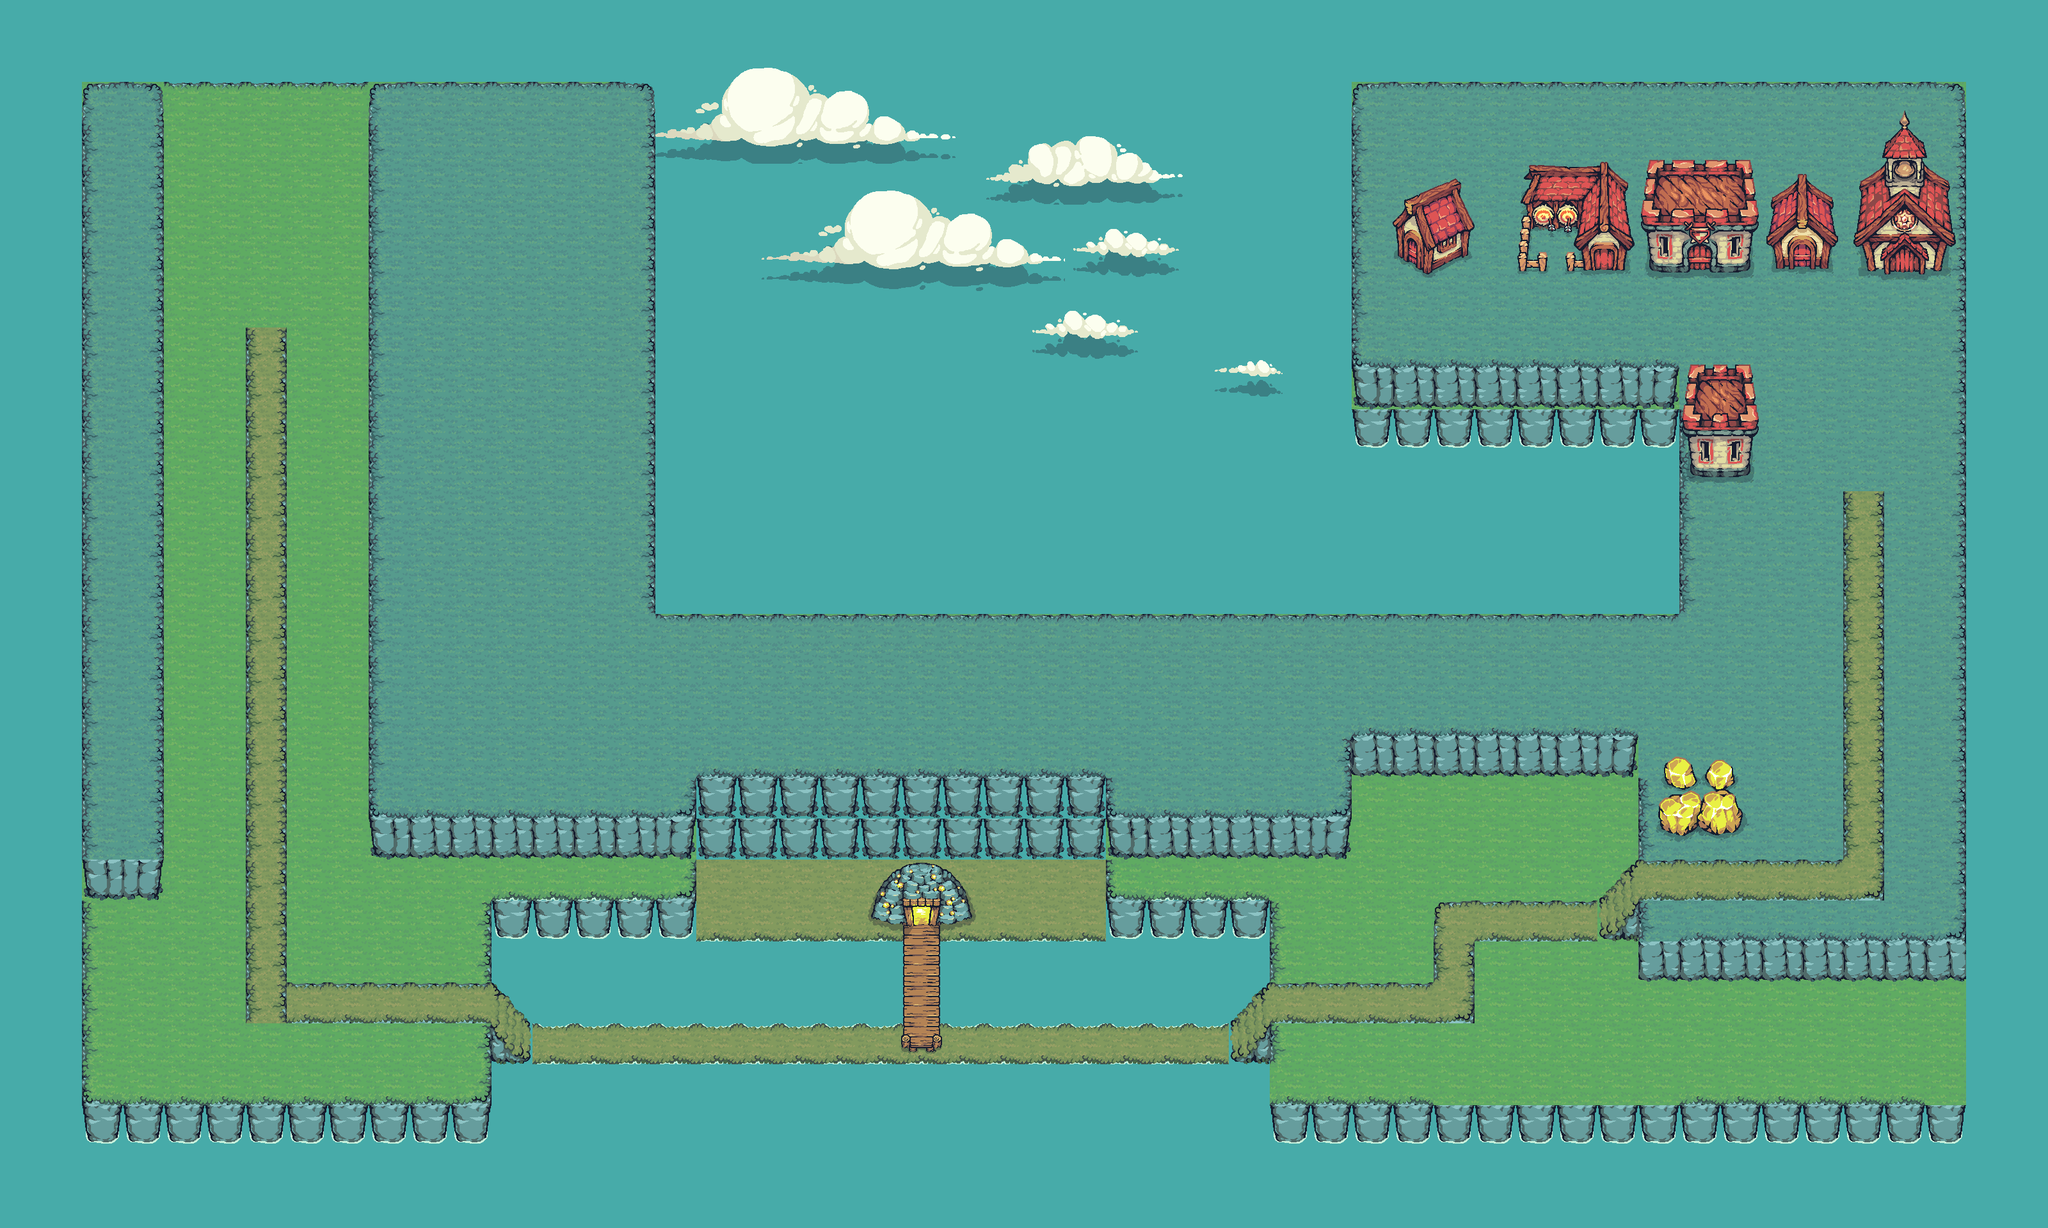

Rendered tile map (Tiled .tmx) drawn with the repository's tilesets; below, a short description and the map source with its tile grids summarised:
An orthogonal 50x30 tile map with 64x64 px tiles, 11 tile layers (water, ground0, ground1, ground2, ...), 21 tilesets and 35 objects (maintower, monastery, house1, barrack, archery, ...).

<map version="1.10" tiledversion="1.12.1" orientation="orthogonal" renderorder="right-down" width="50" height="30" tilewidth="64" tileheight="64" infinite="0" nextlayerid="22" nextobjectid="76">
 <tileset firstgid="1" source="Water Background color.tsx" />
 <tileset firstgid="2" source="Clouds_04.tsx" />
 <tileset firstgid="38" source="Clouds_01.tsx" />
 <tileset firstgid="74" source="Tilemap_color3.tsx" />
 <tileset firstgid="128" source="Clouds_03.tsx" />
 <tileset firstgid="164" source="Clouds_02.tsx" />
 <tileset firstgid="200" source="Tilemap_color5.tsx" />
 <tileset firstgid="254" source="Tilemap_color4.tsx" />
 <tileset firstgid="308" source="Gold Stone 3.tsx" />
 <tileset firstgid="312" source="Gold Stone 4.tsx" />
 <tileset firstgid="316" source="Gold Stone 5.tsx" />
 <tileset firstgid="320" source="Gold Stone 6.tsx" />
 <tileset firstgid="324" source="Archery.tsx" />
 <tileset firstgid="336" source="Tower.tsx" />
 <tileset firstgid="344" source="Castle.tsx" />
 <tileset firstgid="364" source="Barracks.tsx" />
 <tileset firstgid="376" source="House2.tsx" />
 <tileset firstgid="382" source="Monastery.tsx" />
 <tileset firstgid="397" source="House1.tsx" />
 <tileset firstgid="403" source="Bridge_All.tsx" />
 <tileset firstgid="415" source="GoldMine_Active.tsx" />
 <layer id="1" name="water" width="50" height="30" locked="1">
  <data>[1500 cells, 1500 non-empty, 1 distinct tile ids]</data>
 </layer>
 <layer id="13" name="ground0" width="50" height="30" locked="1">
  <data>[1500 cells, 46 non-empty, 4 distinct tile ids]</data>
 </layer>
 <layer id="2" name="ground1" width="50" height="30">
  <data>[1500 cells, 933 non-empty, 72 distinct tile ids]</data>
 </layer>
 <layer id="3" name="ground2" width="50" height="30" locked="1">
  <data>[1500 cells, 510 non-empty, 13 distinct tile ids]</data>
 </layer>
 <group id="9" name="gold" locked="1">
  <layer id="4" name="gold4" width="50" height="30" locked="1">
   <data>[1500 cells, 4 non-empty, 4 distinct tile ids]</data>
  </layer>
  <layer id="10" name="gold3" width="50" height="30" locked="1">
   <data>[1500 cells, 4 non-empty, 4 distinct tile ids]</data>
  </layer>
  <layer id="11" name="gold2" width="50" height="30">
   <data>[1500 cells, 4 non-empty, 4 distinct tile ids]</data>
  </layer>
  <layer id="12" name="gold1" width="50" height="30">
   <data>[1500 cells, 4 non-empty, 4 distinct tile ids]</data>
  </layer>
 </group>
 <layer id="6" name="path" width="50" height="30" locked="1">
  <data>[1500 cells, 70 non-empty, 9 distinct tile ids]</data>
 </layer>
 <layer id="14" name="bridge" width="50" height="30" locked="1">
  <data>[1500 cells, 4 non-empty, 3 distinct tile ids]</data>
 </layer>
 <layer id="5" name="maintower" width="50" height="30" locked="1">
  <data>[1500 cells, 66 non-empty, 57 distinct tile ids]</data>
 </layer>
 <objectgroup id="15" name="towermain" locked="1" offsetx="-3.0303" offsety="0">
  <object id="12" name="maintower" x="2751.52" y="578.788" width="318.182" height="187.879" />
  <object id="15" name="monastery" x="2890.91" y="260.606" width="169.697" height="169.697" />
  <object id="17" name="house1" x="2757.58" y="263.636" width="115.152" height="163.636" />
  <object id="18" name="barrack" x="2575.76" y="257.576" width="163.636" height="163.636" />
  <object id="19" name="archery" x="2372.73" y="257.576" width="178.788" height="172.727" />
  <object id="20" name="house2" x="2178.79" y="290.909" width="121.212" height="136.364" />
  <object id="28" name="tower1" x="2763.64" y="906.061" width="118.182" height="121.212" />
  <object id="31" name="tower2" x="2945.45" y="1278.79" width="124.242" height="121.212" />
 </objectgroup>
 <objectgroup id="17" name="goldmine" locked="1">
  <object id="22" name="goldmine" x="1345.45" y="1351.52" width="172.727" height="100" />
 </objectgroup>
 <objectgroup id="16" name="towerdich" locked="1" offsetx="0" offsety="-3.0303">
  <object id="8" name="enemymaintower" x="260.606" y="324.242" width="309.091" height="187.879" />
  <object id="9" name="enemytower1" x="251.515" y="709.091" width="130.303" height="118.182" />
  <object id="10" name="enemytower2" x="445.455" y="1287.88" width="130.303" height="115.152" />
 </objectgroup>
 <objectgroup id="18" name="waypoint" locked="1" offsetx="0" offsety="3.12373">
  <object id="32" name="p3" x="2483.06" y="1435.47">
   <point />
  </object>
  <object id="33" name="p4" x="2267.08" y="1451.37">
   <point />
  </object>
  <object id="34" name="p5" x="2260.04" y="1567.82">
   <point />
  </object>
  <object id="35" name="p6" x="2003.55" y="1565.08">
   <point />
  </object>
  <object id="36" name="p7" x="1902.7" y="1629.42">
   <point />
  </object>
  <object id="37" name="p8" x="850.822" y="1628.96">
   <point />
  </object>
  <object id="38" name="p9" x="747.691" y="1564.29">
   <point />
  </object>
  <object id="39" name="p10" x="417.468" y="1563.55">
   <point />
  </object>
  <object id="40" name="p11" x="411.599" y="619.968">
   <point />
  </object>
  <object id="47" name="p2" x="2583.11" y="1373.43">
   <point />
  </object>
  <object id="52" name="p1" x="2910.67" y="1365.06">
   <point />
  </object>
  <object id="53" name="p0" x="2910.85" y="786.072">
   <point />
  </object>
  <object id="60" x="1743.04" y="-465.436">
   <point />
  </object>
 </objectgroup>
 <objectgroup id="21" name="waypoint_miner">
  <object id="62" name="path1" x="2912.12" y="796.97">
   <point />
  </object>
  <object id="63" name="path2" x="2909.09" y="1360.61">
   <point />
  </object>
  <object id="64" name="path3" x="2581.82" y="1372.73">
   <point />
  </object>
  <object id="65" name="path4" x="2484.85" y="1436.36">
   <point />
  </object>
  <object id="66" name="path5" x="2260.61" y="1442.42">
   <point />
  </object>
  <object id="67" name="path6" x="2263.64" y="1563.64">
   <point />
  </object>
  <object id="68" name="path7" x="2009.09" y="1572.73">
   <point />
  </object>
  <object id="73" name="path8" x="1896.97" y="1630.3">
   <point />
  </object>
  <object id="74" name="path9" x="1436.36" y="1627.28">
   <point />
  </object>
  <object id="75" name="path10" x="1436.36" y="1463.64">
   <point />
  </object>
 </objectgroup>
</map>
